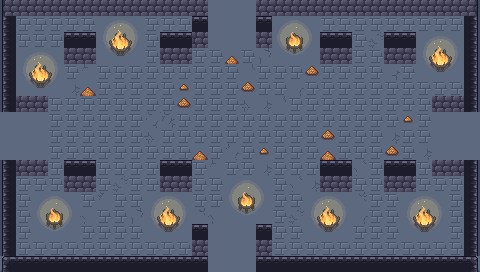

This is a level from a 2D game, rendered from its Tiled map with the project's own tilesets. A one-line summary and the map file follow, with tile-layer data summarised:
An orthogonal 30x17 tile map with 16x16 px tiles, 6 tile layers (ground, dressing, decor, walls, ...), 5 tilesets and 12 objects (5x ENTRY, 5x ENEMY, 2x PROP).

<map version="1.10" tiledversion="1.10.2" orientation="orthogonal" renderorder="right-down" width="30" height="17" tilewidth="16" tileheight="16" infinite="0" nextlayerid="8" nextobjectid="13">
 <tileset firstgid="1" name="wall" tilewidth="16" tileheight="16" tilecount="493" columns="17">
  <image source="../../../gfx/tiles/cove/walls_floor.png" width="272" height="464" />
 </tileset>
 <tileset firstgid="494" name="cracks" tilewidth="16" tileheight="16" tilecount="120" columns="8">
  <image source="../../../gfx/tiles/cove/cracks_floor.png" width="128" height="240" />
 </tileset>
 <tileset firstgid="614" name="wallcracks" tilewidth="16" tileheight="16" tilecount="256" columns="8">
  <image source="../../../gfx/tiles/cove/cracks_walls.png" width="128" height="512" />
 </tileset>
 <tileset firstgid="870" name="objects" tilewidth="16" tileheight="16" tilecount="216" columns="24">
  <image source="../../../gfx/tiles/cove/objects.png" width="384" height="144" />
 </tileset>
 <tileset firstgid="1086" name="fire" tilewidth="16" tileheight="16" tilecount="198" columns="11">
  <image source="../../../gfx/tiles/cove/fire.png" width="176" height="288" />
  <tile id="0">
   <animation>
    <frame tileid="0" duration="150" />
    <frame tileid="33" duration="150" />
    <frame tileid="66" duration="150" />
    <frame tileid="99" duration="150" />
    <frame tileid="132" duration="150" />
    <frame tileid="165" duration="150" />
   </animation>
  </tile>
  <tile id="1">
   <animation>
    <frame tileid="1" duration="150" />
    <frame tileid="34" duration="150" />
    <frame tileid="67" duration="150" />
    <frame tileid="100" duration="150" />
    <frame tileid="133" duration="150" />
    <frame tileid="166" duration="150" />
   </animation>
  </tile>
  <tile id="2">
   <animation>
    <frame tileid="2" duration="150" />
    <frame tileid="35" duration="150" />
    <frame tileid="68" duration="150" />
    <frame tileid="101" duration="150" />
    <frame tileid="134" duration="150" />
    <frame tileid="167" duration="150" />
   </animation>
  </tile>
  <tile id="3">
   <animation>
    <frame tileid="3" duration="150" />
    <frame tileid="36" duration="150" />
    <frame tileid="69" duration="150" />
    <frame tileid="102" duration="150" />
    <frame tileid="135" duration="150" />
    <frame tileid="168" duration="150" />
   </animation>
  </tile>
  <tile id="4">
   <animation>
    <frame tileid="4" duration="150" />
    <frame tileid="37" duration="150" />
    <frame tileid="70" duration="150" />
    <frame tileid="103" duration="150" />
    <frame tileid="136" duration="150" />
    <frame tileid="169" duration="150" />
   </animation>
  </tile>
  <tile id="5">
   <animation>
    <frame tileid="5" duration="150" />
    <frame tileid="38" duration="150" />
    <frame tileid="71" duration="150" />
    <frame tileid="104" duration="150" />
    <frame tileid="137" duration="150" />
    <frame tileid="170" duration="150" />
   </animation>
  </tile>
  <tile id="6">
   <animation>
    <frame tileid="6" duration="150" />
    <frame tileid="39" duration="150" />
    <frame tileid="72" duration="150" />
    <frame tileid="105" duration="150" />
    <frame tileid="138" duration="150" />
    <frame tileid="171" duration="150" />
   </animation>
  </tile>
  <tile id="7">
   <animation>
    <frame tileid="7" duration="150" />
    <frame tileid="40" duration="150" />
    <frame tileid="73" duration="150" />
    <frame tileid="106" duration="150" />
    <frame tileid="139" duration="150" />
    <frame tileid="172" duration="150" />
   </animation>
  </tile>
  <tile id="8">
   <animation>
    <frame tileid="8" duration="150" />
    <frame tileid="41" duration="150" />
    <frame tileid="74" duration="150" />
    <frame tileid="107" duration="150" />
    <frame tileid="140" duration="150" />
    <frame tileid="173" duration="150" />
   </animation>
  </tile>
  <tile id="9">
   <animation>
    <frame tileid="9" duration="150" />
    <frame tileid="42" duration="150" />
    <frame tileid="75" duration="150" />
    <frame tileid="108" duration="150" />
    <frame tileid="141" duration="150" />
    <frame tileid="174" duration="150" />
   </animation>
  </tile>
  <tile id="10">
   <animation>
    <frame tileid="10" duration="150" />
    <frame tileid="43" duration="150" />
    <frame tileid="76" duration="150" />
    <frame tileid="109" duration="150" />
    <frame tileid="142" duration="150" />
    <frame tileid="175" duration="150" />
   </animation>
  </tile>
  <tile id="11">
   <animation>
    <frame tileid="11" duration="150" />
    <frame tileid="44" duration="150" />
    <frame tileid="77" duration="150" />
    <frame tileid="110" duration="150" />
    <frame tileid="143" duration="150" />
    <frame tileid="176" duration="150" />
   </animation>
  </tile>
  <tile id="12">
   <animation>
    <frame tileid="12" duration="150" />
    <frame tileid="45" duration="150" />
    <frame tileid="78" duration="150" />
    <frame tileid="111" duration="150" />
    <frame tileid="144" duration="150" />
    <frame tileid="177" duration="150" />
   </animation>
  </tile>
  <tile id="13">
   <animation>
    <frame tileid="13" duration="150" />
    <frame tileid="46" duration="150" />
    <frame tileid="79" duration="150" />
    <frame tileid="112" duration="150" />
    <frame tileid="145" duration="150" />
    <frame tileid="178" duration="150" />
   </animation>
  </tile>
  <tile id="14">
   <animation>
    <frame tileid="14" duration="150" />
    <frame tileid="47" duration="150" />
    <frame tileid="80" duration="150" />
    <frame tileid="113" duration="150" />
    <frame tileid="146" duration="150" />
    <frame tileid="179" duration="150" />
   </animation>
  </tile>
  <tile id="15">
   <animation>
    <frame tileid="15" duration="150" />
    <frame tileid="48" duration="150" />
    <frame tileid="81" duration="150" />
    <frame tileid="114" duration="150" />
    <frame tileid="147" duration="150" />
    <frame tileid="180" duration="150" />
   </animation>
  </tile>
  <tile id="16">
   <animation>
    <frame tileid="16" duration="150" />
    <frame tileid="49" duration="150" />
    <frame tileid="82" duration="150" />
    <frame tileid="115" duration="150" />
    <frame tileid="148" duration="150" />
    <frame tileid="181" duration="150" />
   </animation>
  </tile>
  <tile id="17">
   <animation>
    <frame tileid="17" duration="150" />
    <frame tileid="50" duration="150" />
    <frame tileid="83" duration="150" />
    <frame tileid="116" duration="150" />
    <frame tileid="149" duration="150" />
    <frame tileid="182" duration="150" />
   </animation>
  </tile>
  <tile id="18">
   <animation>
    <frame tileid="18" duration="150" />
    <frame tileid="51" duration="150" />
    <frame tileid="84" duration="150" />
    <frame tileid="117" duration="150" />
    <frame tileid="150" duration="150" />
    <frame tileid="183" duration="150" />
   </animation>
  </tile>
  <tile id="19">
   <animation>
    <frame tileid="19" duration="150" />
    <frame tileid="52" duration="150" />
    <frame tileid="85" duration="150" />
    <frame tileid="118" duration="150" />
    <frame tileid="151" duration="150" />
    <frame tileid="184" duration="150" />
   </animation>
  </tile>
  <tile id="20">
   <animation>
    <frame tileid="20" duration="150" />
    <frame tileid="53" duration="150" />
    <frame tileid="86" duration="150" />
    <frame tileid="119" duration="150" />
    <frame tileid="152" duration="150" />
    <frame tileid="185" duration="150" />
   </animation>
  </tile>
  <tile id="21">
   <animation>
    <frame tileid="21" duration="150" />
    <frame tileid="54" duration="150" />
    <frame tileid="87" duration="150" />
    <frame tileid="120" duration="150" />
    <frame tileid="153" duration="150" />
    <frame tileid="186" duration="150" />
   </animation>
  </tile>
  <tile id="22">
   <animation>
    <frame tileid="22" duration="150" />
    <frame tileid="55" duration="150" />
    <frame tileid="88" duration="150" />
    <frame tileid="121" duration="150" />
    <frame tileid="154" duration="150" />
    <frame tileid="187" duration="150" />
   </animation>
  </tile>
  <tile id="23">
   <animation>
    <frame tileid="23" duration="150" />
    <frame tileid="56" duration="150" />
    <frame tileid="89" duration="150" />
    <frame tileid="122" duration="150" />
    <frame tileid="155" duration="150" />
    <frame tileid="188" duration="150" />
   </animation>
  </tile>
  <tile id="24">
   <animation>
    <frame tileid="24" duration="150" />
    <frame tileid="57" duration="150" />
    <frame tileid="90" duration="150" />
    <frame tileid="123" duration="150" />
    <frame tileid="156" duration="150" />
    <frame tileid="189" duration="150" />
   </animation>
  </tile>
  <tile id="25">
   <animation>
    <frame tileid="25" duration="150" />
    <frame tileid="58" duration="150" />
    <frame tileid="91" duration="150" />
    <frame tileid="124" duration="150" />
    <frame tileid="157" duration="150" />
    <frame tileid="190" duration="150" />
   </animation>
  </tile>
  <tile id="26">
   <animation>
    <frame tileid="26" duration="150" />
    <frame tileid="59" duration="150" />
    <frame tileid="92" duration="150" />
    <frame tileid="125" duration="150" />
    <frame tileid="158" duration="150" />
    <frame tileid="191" duration="150" />
   </animation>
  </tile>
  <tile id="27">
   <animation>
    <frame tileid="27" duration="150" />
    <frame tileid="60" duration="150" />
    <frame tileid="93" duration="150" />
    <frame tileid="126" duration="150" />
    <frame tileid="159" duration="150" />
    <frame tileid="192" duration="150" />
   </animation>
  </tile>
  <tile id="28">
   <animation>
    <frame tileid="28" duration="150" />
    <frame tileid="61" duration="150" />
    <frame tileid="94" duration="150" />
    <frame tileid="127" duration="150" />
    <frame tileid="160" duration="150" />
    <frame tileid="193" duration="150" />
   </animation>
  </tile>
  <tile id="29">
   <animation>
    <frame tileid="29" duration="150" />
    <frame tileid="62" duration="150" />
    <frame tileid="95" duration="150" />
    <frame tileid="128" duration="150" />
    <frame tileid="161" duration="150" />
    <frame tileid="194" duration="150" />
   </animation>
  </tile>
  <tile id="30">
   <animation>
    <frame tileid="30" duration="150" />
    <frame tileid="63" duration="150" />
    <frame tileid="96" duration="150" />
    <frame tileid="129" duration="150" />
    <frame tileid="162" duration="150" />
    <frame tileid="195" duration="150" />
   </animation>
  </tile>
  <tile id="31">
   <animation>
    <frame tileid="31" duration="150" />
    <frame tileid="64" duration="150" />
    <frame tileid="97" duration="150" />
    <frame tileid="130" duration="150" />
    <frame tileid="163" duration="150" />
    <frame tileid="196" duration="150" />
   </animation>
  </tile>
  <tile id="32">
   <animation>
    <frame tileid="32" duration="150" />
    <frame tileid="65" duration="150" />
    <frame tileid="98" duration="150" />
    <frame tileid="131" duration="150" />
    <frame tileid="164" duration="150" />
    <frame tileid="197" duration="150" />
   </animation>
  </tile>
 </tileset>
 <layer id="1" name="ground" width="30" height="17">
  <data>[510 cells, 510 non-empty, 1 distinct tile ids]</data>
 </layer>
 <layer id="2" name="dressing" width="30" height="17">
  <data>[510 cells, 345 non-empty, 45 distinct tile ids]</data>
 </layer>
 <layer id="3" name="decor" width="30" height="17">
  <data>[510 cells, 0 non-empty, 0 distinct tile ids]</data>
 </layer>
 <layer id="4" name="walls" width="30" height="17">
  <data>[510 cells, 78 non-empty, 8 distinct tile ids]</data>
 </layer>
 <layer id="5" name="props" width="30" height="17">
  <data>[510 cells, 57 non-empty, 4 distinct tile ids]</data>
 </layer>
 <layer id="6" name="overhead" width="30" height="17">
  <data>[510 cells, 0 non-empty, 0 distinct tile ids]</data>
 </layer>
 <objectgroup id="7" name="spawns">
  <object id="1" name="UP" type="ENTRY" x="232" y="24" />
  <object id="2" name="DOWN" type="ENTRY" x="232" y="248" />
  <object id="3" name="LEFT" type="ENTRY" x="24" y="136" />
  <object id="4" name="RIGHT" type="ENTRY" x="456" y="136" />
  <object id="5" name="" type="ENTRY" x="248" y="136" />
  <object id="6" name="" type="ENEMY" x="360" y="88" />
  <object id="7" name="" type="ENEMY" x="104" y="88" />
  <object id="8" name="" type="ENEMY" x="168" y="136" />
  <object id="9" name="" type="ENEMY" x="232" y="88" />
  <object id="10" name="" type="ENEMY" x="296" y="136" />
  <object id="11" name="torch" type="PROP" x="56" y="264" />
  <object id="12" name="torch" type="PROP" x="424" y="264" />
 </objectgroup>
</map>
